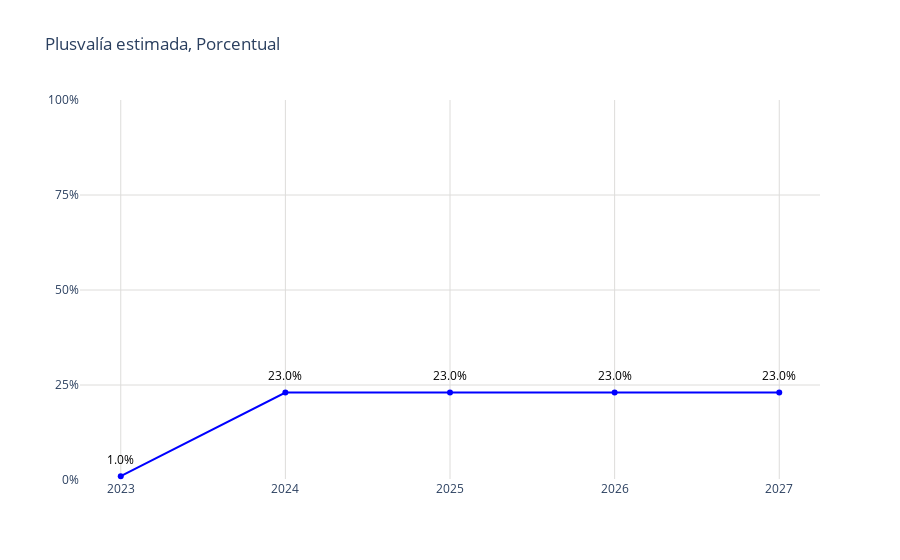

Notebook code cell kept with this figure:
### Code cell
# Datos
año = pachuca_precio_media_anual['año']
promedio = pachuca_precio_media_anual['cambio_porcentaje'].round()

# Crear figura
fig = go.Figure()
fig.add_trace(go.Scatter(
    x=año,
    y=promedio,
    mode='markers+lines',
    marker=dict(color='blue'),
))

# Agregar anotaciones para mostrar los valores encima de los puntos
for a, p in zip(año, promedio):
    fig.add_annotation(
        x=a,
        y=p,
        text=f"{p}%",  # Formatear el valor del promedio como porcentaje
        showarrow=False,
        font=dict(color='black', size=12),
        xshift=0,
        yshift=17,
        textangle=0
    )

# Actualizar diseño
fig.update_layout(
    title='Plusvalía estimada, Porcentual',
    yaxis=dict(
        range=[0, 100],  # Establecer el rango del eje y
        tickvals=[0, 25, 50, 75, 100],  # Definir los valores de las marcas en el eje y
        ticktext=['0%', '25%', '50%', '75%', '100%'],  # Definir el texto de las marcas en el eje y
        gridcolor='#dddcda',  # Color de las líneas de la cuadrícula
        gridwidth=1  # Ancho de las líneas de la cuadrícula
    ),
    xaxis=dict(
        gridcolor='#dddcda', 
        tickmode='array',
        tickvals=año,
        ticktext=año
    ),
    plot_bgcolor='rgba(0,0,0,0)'
)

# Exportar gráfica como archivo HTML
def guardar_grafico_como_html(fig, nombre_archivo, carpeta='graficas'):
    # Crear la carpeta si no existe
    if not os.path.exists(carpeta):
        os.makedirs(carpeta)
    
    # Gráfica como archivo HTML en la carpeta especificada
    pio.write_html(fig, f'{carpeta}/{nombre_archivo}.html')

guardar_grafico_como_html(fig, 'g_scatt_plusvaliaestimada_porcentual_base_pachuca', carpeta='graficas')
fig.show()

### Figure 1 — Plotly figure (JSON) as saved in the notebook; plotly's stock layout.template omitted (floating-point values rounded to 4 significant figures)
{"data": [{"marker": {"color": "blue"}, "mode": "markers+lines", "type": "scatter", "x": [2023, 2024, 2025, 2026, 2027], "y": [1, 23, 23, 23, 23]}], "layout": {"annotations": [{"font": {"color": "black", "size": 12}, "showarrow": false, "text": "1.0%", "textangle": 0, "x": 2023, "xshift": 0, "y": 1, "yshift": 17}, {"font": {"color": "black", "size": 12}, "showarrow": false, "text": "23.0%", "textangle": 0, "x": 2024, "xshift": 0, "y": 23, "yshift": 17}, {"font": {"color": "black", "size": 12}, "showarrow": false, "text": "23.0%", "textangle": 0, "x": 2025, "xshift": 0, "y": 23, "yshift": 17}, {"font": {"color": "black", "size": 12}, "showarrow": false, "text": "23.0%", "textangle": 0, "x": 2026, "xshift": 0, "y": 23, "yshift": 17}, {"font": {"color": "black", "size": 12}, "showarrow": false, "text": "23.0%", "textangle": 0, "x": 2027, "xshift": 0, "y": 23, "yshift": 17}], "plot_bgcolor": "rgba(0,0,0,0)", "title": {"text": "Plusvalía estimada, Porcentual"}, "xaxis": {"gridcolor": "#dddcda", "tickmode": "array", "ticktext": [2023, 2024, 2025, 2026, 2027], "tickvals": [2023, 2024, 2025, 2026, 2027]}, "yaxis": {"gridcolor": "#dddcda", "gridwidth": 1, "range": [0, 100], "ticktext": ["0%", "25%", "50%", "75%", "100%"], "tickvals": [0, 25, 50, 75, 100]}}}
